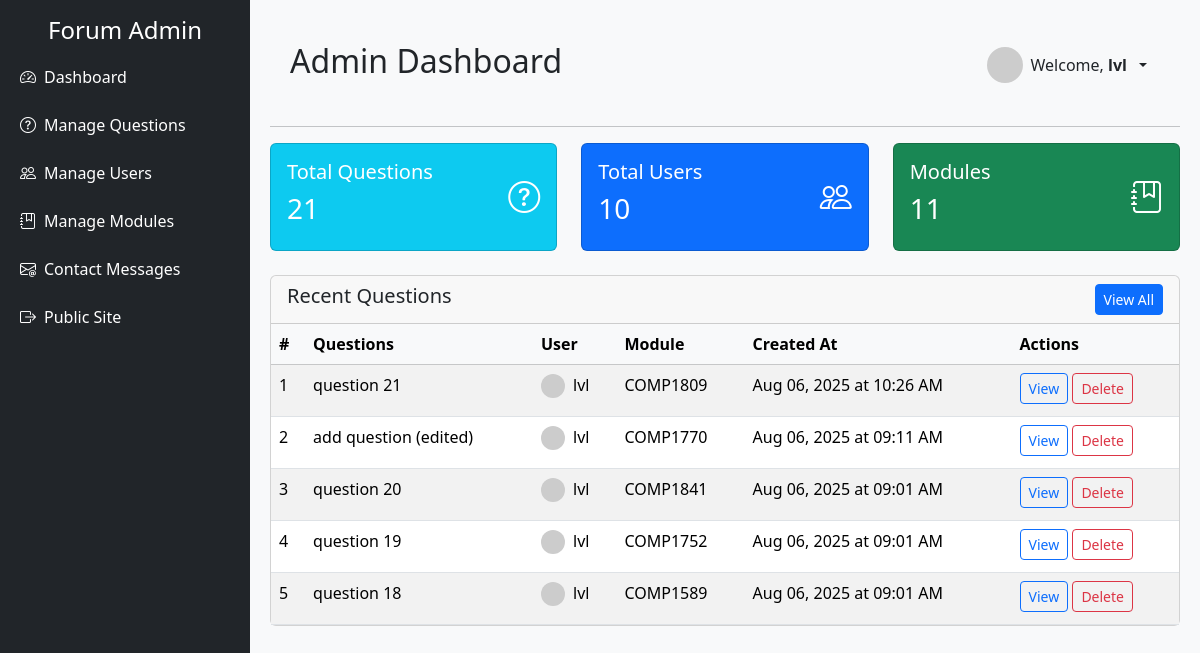
Screenshot of /coursework/admin/admin_dashboard.php (signed in) with the database file from the repository.
### tables this page shows
CREATE TABLE `question` (
  `id` int(11) NOT NULL,
  `quest_title` text NOT NULL,
  `questtext` text NOT NULL,
  `questdate` datetime DEFAULT current_timestamp(),
  `images` text DEFAULT NULL,
  `userid` int(11) NOT NULL,
  `moduleid` int(11) NOT NULL
);

CREATE TABLE `user` (
  `id` int(11) NOT NULL,
  `name` varchar(255) NOT NULL,
  `email` varchar(255) NOT NULL,
  `password` varchar(255) NOT NULL,
  `created_at` datetime DEFAULT current_timestamp(),
  `bio` text DEFAULT NULL
);

CREATE TABLE `module` (
  `id` int(11) NOT NULL,
  `name` varchar(255) DEFAULT NULL,
  `description` text DEFAULT NULL,
  `created_at` datetime DEFAULT current_timestamp()
);

### coursework/admin/admin_dashboard.php (called while the page is built, shortened)
<?php
$adminName = $_SESSION['username'];
include '../system/include/DatabaseConnection.php';
include '../system/include/DatabaseFunction.php';
try {
    $questions = allQuestions($pdo);
    $users = getAllUsers($pdo);
    $modules = getAllModules($pdo);
    include 'templates/dashboard.html.php';
    $output = ob_get_clean();
} catch (PDOException $e) {
    $title = 'An error has occurred';
    $output = 'Database error: ' . $e->getMessage();
}
include 'templates/admin_layout.html.php';

### coursework/system/include/DatabaseFunction.php (called while the page is built, shortened)
<?php
    function query($pdo, $sql, $parameters = []) {
        $query = $pdo->prepare($sql);
        $query->execute($parameters);
        return $query;
    }
    function allQuestions($pdo) {
        $questions = query($pdo, 'SELECT q.id, q.quest_title, q.questtext, q.questdate, q.images, q.userid, q.moduleid, u.name AS user_name, u.email, m.name as module_name
                                            FROM question q
                                            INNER JOIN user u ON q.userid = u.id
                                            INNER JOIN module m ON q.moduleid = m.id
                                            ORDER BY q.questdate DESC, q.id DESC');
        return $questions->fetchAll();
    }
    function getAllUsers($pdo) {
        $query = "SELECT u.id, u.name, u.email, u.created_at, u.bio
                FROM user u
                ORDER BY u.created_at DESC";
        $allUsers = query($pdo, $query);
        return $allUsers->fetchAll();
    }
    function getAllModules($pdo) {
        $query = "SELECT m.id, m.name, m.description, m.created_at, COUNT(q.id) AS question_count
                    FROM module m
                    LEFT JOIN question q ON m.id = q.moduleid
                    GROUP BY m.id
                    ORDER BY question_count DESC, m.created_at DESC";
        $allModules = query($pdo, $query);
        return $allModules->fetchAll();
    }

### coursework/admin/templates/dashboard.html.php (the view, shortened to what this page needs)
<div style="display: flex; justify-content: space-between; align-items: center; padding: 20px;">
    <h2>Admin Dashboard</h2>
    <div class="dropdown">
        <button class="btn dropdown-toggle d-flex align-items-center gap-2" type="button" id="userDropdown" data-bs-toggle="dropdown" aria-expanded="false">
            <img src="https://ui-avatars.com/api/?name=<?= urlencode($adminName) ?>&background=0d6efd&color=fff"
                width="36"
                height="36"
                class="rounded-circle">
            <span>Welcome, <strong><?= htmlspecialchars($adminName) ?></strong></span>
        </button>
    </div>
</div>
<hr>
<div class="row g-4 mb-4">
    <div class="col-md-4">
    <div class="card text-white bg-info">
        <div class="card-body d-flex justify-content-between align-items-center">
        <div>
            <h5 class="card-title">Total Questions</h5>
            <h3><?= count($questions) ?></h3>
        </div>
        <i class="bi bi-question-circle card-icon fs-2"></i>
        </div>
    </div>
    </div>
    <div class="col-md-4">
    <div class="card text-white bg-primary">
        <div class="card-body d-flex justify-content-between align-items-center">
        <div>
            <h5 class="card-title">Total Users</h5>
            <h3><?= count($users) ?></h3>
        </div>
        <i class="bi bi-people card-icon fs-2"></i>
        </div>
    </div>
    </div>
    <div class="col-md-4">
    <div class="card text-white bg-success">
        <div class="card-body d-flex justify-content-between align-items-center">
        <div>
            <h5 class="card-title">Modules</h5>
            <h3><?= count($modules) ?></h3>
        </div>
        <i class="bi bi-journal-bookmark card-icon fs-2"></i>
        </div>
    </div>
    </div>
</div>
<div class="card mb-4">
    <div class="card-header d-flex justify-content-between">
    <h5 class="mb-0">Recent Questions</h5>
    <a href="managequestions.php" class="btn btn-sm btn-primary">View All</a>
    </div>
    <div class="table-responsive">
    <table class="table table-striped mb-0">
        <thead class="table-light">
        <tr>
            <th>#</th>
            <th>Questions</th>
            <th>User</th>
            <th>Module</th>
            <th>Created At</th>
            <th>Actions</th>
        </tr>
        </thead>
        <tbody>
          <?php $recentQuestions = array_slice($questions, 0, 5); ?>
          <?php foreach ($recentQuestions as $index => $q): ?>
            <tr>
              <td><?= $index + 1 ?></td>
              <td>
                <div class="text-truncate" style="max-width: 200px;">
                    <?= htmlspecialchars($q['quest_title']) ?>
                </div>
              </td>
              <td class="text-truncate" style="max-width: 100px;">
                <img src="https://ui-avatars.com/api/?name=<?= urlencode($q['user_name']) ?>&background=0d6efd&color=fff"
                    width="24"
                    height="24"
                    class="rounded-circle me-1">
                <?= htmlspecialchars($q['user_name']) ?>
              </td>
              <td><?= htmlspecialchars($q['module_name']) ?></td>
              <td><?= date('M d, Y \a\\t h:i A', strtotime($q['questdate'])) ?></td>
              <td>
                <a href="questions/adm_viewquestion.php?id=<?= $q['id'] ?>" class="btn btn-sm btn-outline-primary mb-md-1">View</a>
                <a href="questions/adm_deletequestion.php?id=<?= $q['id'] ?>" class="btn btn-sm btn-outline-danger mb-1"
                   onclick="return confirm('Delete this question and all its answers?');">Delete</a>
              </td>
            </tr>
          <?php endforeach; ?>
        </tbody>
    </table>
    </div>
</div>

### coursework/admin/templates/admin_layout.html.php (shortened to what this page needs)
<!DOCTYPE html>
<html lang="en">
<head>
  <link href="https://cdn.jsdelivr.net/npm/bootstrap@5.3.2/dist/css/bootstrap.min.css" rel="stylesheet" />
  <link href="https://cdn.jsdelivr.net/npm/bootstrap-icons@1.10.5/font/bootstrap-icons.css" rel="stylesheet" />
</head>
<body>
  <div class="sidebar d-none d-md-block">
    <h4 class="text-center">Forum Admin</h4>
    <a href="\COMP1841\coursework\admin\admin_dashboard.php"><i class="bi bi-speedometer2 me-2"></i>Dashboard</a>
    <a href="\COMP1841\coursework\admin\managequestions.php"><i class="bi bi-question-circle me-2"></i>Manage Questions</a>
    <a href="\COMP1841\coursework\admin\manageusers.php"><i class="bi bi-people me-2"></i>Manage Users</a>
    <a href="\COMP1841\coursework\admin\managemodules.php"><i class="bi bi-journal-bookmark me-2"></i>Manage Modules</a>
    <a href="\COMP1841\coursework\admin\contactmessages.php"><i class="bi bi-envelope-at me-2"></i>Contact Messages</a>
    <a href="\COMP1841\coursework\user\index.php"><i class="bi bi-box-arrow-right me-2"></i>Public Site</a>
  </div>
  <div class="main-content">
    <?= $output ?>
  </div>
</body>
</html>

### coursework/admin/templates/admin_layout.html.php (style rules this page uses)
body { background-color: #f8f9fa; }
.sidebar { height: 100vh; width: 250px; position: fixed; top: 0; left: 0; background-color: #212529; padding-top: 1rem; color: white; }
.sidebar a { color: white; padding: 12px 20px; display: block; text-decoration: none; }
.main-content { margin-left: 250px; padding: 20px; }
.table td:nth-child(2) { max-width: 200px; white-space: nowrap; overflow: hidden; text-overflow: ellipsis; }

### rows the page displays
question: quest_title "question 21", userid.name "lvl", moduleid.name "COMP1809", questdate "Aug 06, 2025 at 10:26 AM"
question: quest_title "add question (edited)", userid.name "lvl", moduleid.name "COMP1770", questdate "Aug 06, 2025 at 09:11 AM"
question: quest_title "question 20", userid.name "lvl", moduleid.name "COMP1841", questdate "Aug 06, 2025 at 09:01 AM"
question: quest_title "question 19", userid.name "lvl", moduleid.name "COMP1752", questdate "Aug 06, 2025 at 09:01 AM"
question: quest_title "question 18", userid.name "lvl", moduleid.name "COMP1589", questdate "Aug 06, 2025 at 09:01 AM"

### other values shown
$adminName "lvl"
count($questions) "21"
count($users) "10"
count($modules) "11"
